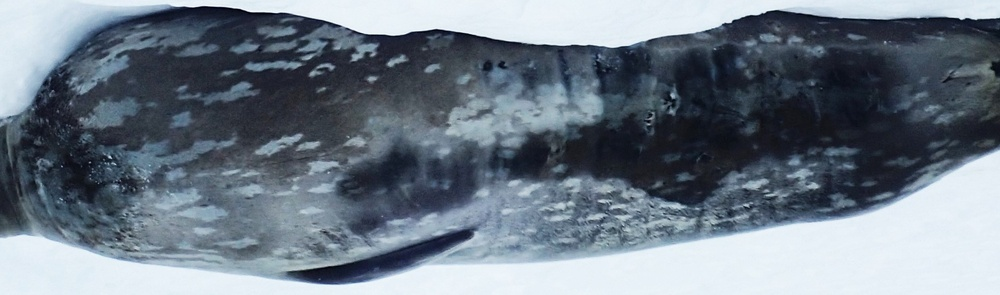
#> input picture images/test1.jpg, 1000 x 295 px, shrunk from 2521 x 744 before the run
$ python -i back_extract.py   (imports and definitions only)
#> lines starting #> are read from the running program, lines starting #| are printed output that depends on the picture; after the words box and inside, x2 and y2 are one past the last pixel; in counts of white or black regions, pixels touching at a corner belong together
### gamma_adjust.py
# -*- coding: utf-8 -*-
"""
Created on Tue Jul 19 11:42:09 2016

@author: Starship

Gamma correction function (written by someone else).

gamma(image, gamma)

image : the image path or object
gamma : a value from 0-5
"""

import numpy as np
#gamma correction function (from http://stackoverflow.com/questions/11211260/gamma-correction-power-law-transformation)

def gamma(image,gamma = 0.5):
    img_float = np.float32(image)
    max_pixel = np.max(img_float)
    #image pixel normalisation
    img_normalised = img_float/max_pixel
    #gamma correction exponent calulated
    gamma_corr = np.log(img_normalised)*gamma
    #gamma correction being applied
    gamma_corrected = np.exp(gamma_corr)*255.0
    #conversion to unsigned int 8 bit
    gamma_corrected = np.uint8(gamma_corrected)
    return gamma_corrected

### back_extract.py
# -*- coding: utf-8 -*-

"""
Created on Mon Jul 21 2016
@author: Alex Borowicz & Bento Gonçalves

    Attempts to find the background and turn it black. Equalizes the histogram,
    boosts gamma way up to 15 such that the only contour is the seal (usually),
    finds that contour, builds a filled polygon from the point, and then
    multiplies the (inverted) boolean values by the original image such that
    the background (black, 0) turns all corresponding background pixels in the
    original black as well.

    Then runs grabCut, a foreground extractor which is generally better but
    misses small pieces (that would certainly be segmented in findContour)
    which are smoothed out by the blunt axe of the rest of back_extract

    Requires: cv2, numpy as np, gamma_adjust (local tool on git)
"""
import cv2
import numpy as np
from gamma_adjust import gamma

# [1 line not run here, left out]

def back_extract (img):

    gray_img = cv2.cvtColor(img, cv2.COLOR_BGR2GRAY)
    trash = gray_img[:].copy()
    eq_img = cv2.equalizeHist(src=gray_img, dst=trash)
    gammed = gamma(eq_img, gamma=15)
    blur = gammed
    cv2.GaussianBlur(src=gammed, dst=blur, ksize=(35,35), sigmaX=0, sigmaY=0 )
    cont = cv2.findContours(blur, cv2.RETR_EXTERNAL,
           cv2.CHAIN_APPROX_SIMPLE)[-2]
    areaArray = []
    for i, c in enumerate(cont):
        area = cv2.contourArea(c)
        areaArray.append(area)
    sorteddata = sorted(zip(areaArray, cont), key = lambda x: x[0],
                        reverse=True)
    largest1 = sorteddata[0][1]
    points1 = np.array([point[0] for point in largest1])
    points2 = [0,0]
    if len(sorteddata) > 1 : #Some images don't have 2 segments
        largest2 = sorteddata[1][1]
        points2 = np.array([point[0] for point in largest2])
    else: largest2 = np.asarray((0,0))
    blank = np.zeros(shape = gray_img.shape)
    if len(points2) > 2 : #If there're two segments
        filled = cv2.fillPoly(blank, [points1, points2], 1)
    else:
        filled = cv2.fillPoly(blank, [points1], 1)
    boole = ~np.bool8(filled) #inverts so background is 0
    boole = np.uint8(boole)
    masked = gray_img*boole
        ######## Secondary: GrabCut

    mask = np.zeros(img.shape[:2],np.uint8)

    bgdModel = np.zeros((1,65),np.float64)
    fgdModel = np.zeros((1,65),np.float64)

    rect = (0,0,img.shape[1]-1, len(img)-1)

    cv2.grabCut(img,mask,rect,bgdModel,fgdModel,2,cv2.GC_INIT_WITH_RECT)
    mask2 = np.where((mask==2)|(mask==0),0,1).astype('uint8')
    masked2 = img*mask2[:,:,np.newaxis]
    masked2 = cv2.cvtColor(masked2, cv2.COLOR_BGR2GRAY)
    masked = masked2*boole

    # Find how much white there is. Integrates into inversion decision later
    how_mask = masked.size - np.count_nonzero(masked)

    cv2.imshow("masked img", masked)
    cv2.waitKey(0)
    cv2.destroyAllWindows()
    return masked, how_mask

>>> import cv2
>>> picture = cv2.imread('images/test1.jpg')
#> picture is the input picture: shape (295, 1000, 3); mean B, G, R 134.1, 122.2, 110.8
>>> result = back_extract(picture)
#> in back_extract, `eq_img = cv2.equalizeHist(src=gray_img, dst=trash)`:
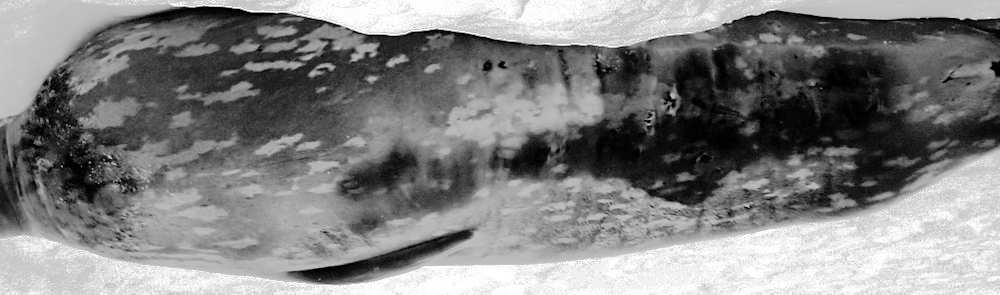
#> eq_img: shape (295, 1000); min 0, max 255, mean 128.9
#> in gamma, `max_pixel = np.max(img_float)`: max_pixel = 255
#> in gamma, `gamma_corr = np.log(img_normalised)*gamma`:
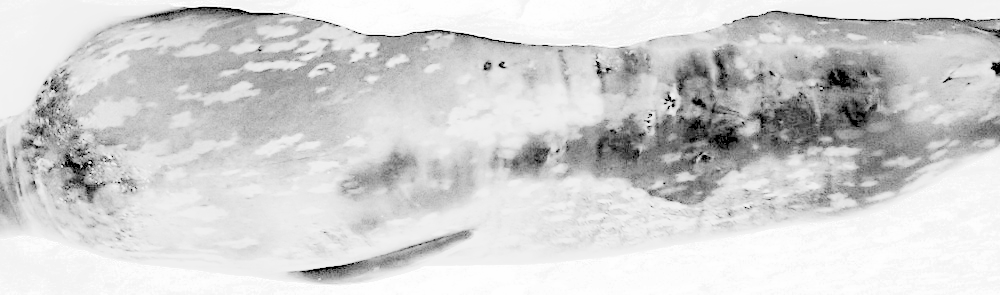
#> gamma_corr: shape (295, 1000) float32; 0.18% of the values are NaN or infinite; the others: min -83.12, max 0, mean -14.53; drawn with min black, max white, NaN and infinite black
#> in gamma, `gamma_corrected = np.exp(gamma_corr)*255.0`:
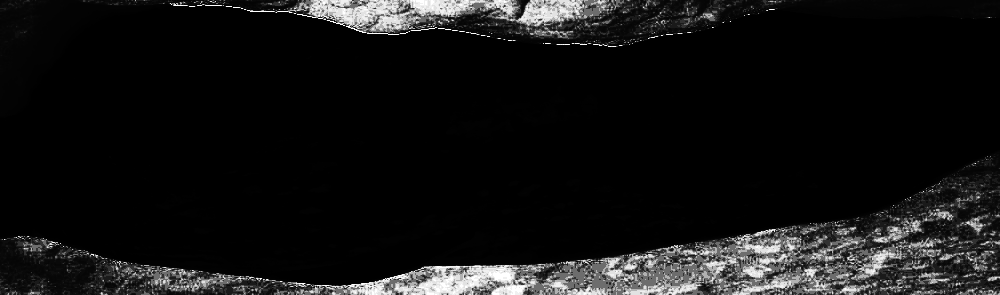
#> gamma_corrected: shape (295, 1000) float32; min 0, max 255, mean 20
#> in back_extract, `cv2.GaussianBlur(src=gammed, dst=blur, ksize=(35,35), sigmaX=0, sigmaY..`:
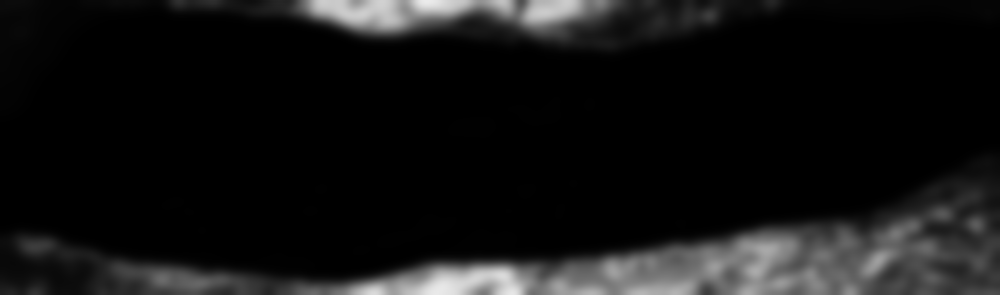
#> blur: shape (295, 1000); min 0, max 235, mean 19.8
#> in back_extract, `cont = cv2.findContours(blur, cv2.RETR_EXTERNAL, cv2.CHAIN_APPROX_SIMP..`: cont = 16 contours, 1 with area under 20; largest, box (x1, y1, x2, y2) and area: (0, 144, 1000, 295) 62772, (0, 0, 1000, 122) 38190, (377, 214, 457, 248) 1086, (508, 97, 561, 126) 780, (448, 117, 496, 138) 762
#> the loop in back_extract, `for i, c in enumerate(cont):` made 16 passes
#> area on passes 1, 2, 3, 5, 6, 7, 8, 9, 10, 11, 12, 13: 112.5, 34, 1086.5, 42, 96.5, 98.5, 180, 195.5, 80, 39, 62771.5, 762
#> after the loop in back_extract, `for i, c in enumerate(cont):`: areaArray = [112.5, 34, 1086.5, 14, 42, 96.5, 98.5, 180, 195.5, 80, 39, 62771.5, 762, 96, 779.5, 38189.5]
#> in back_extract, `sorteddata = sorted(zip(areaArray, cont), key = lambda x: x[0], revers..`: sorteddata = 16 items
#> in back_extract, `largest1 = sorteddata[0][1]`: largest1 = contour of 441 points, box (x1, y1, x2, y2) (0, 144, 1000, 295), area 62772
#> in back_extract, `points1 = np.array([point[0] for point in largest1])`: points1 = 441 pairs, first value 0 to 999, second value 144 to 294
#> in back_extract, `largest2 = sorteddata[1][1]`: largest2 = contour of 338 points, box (x1, y1, x2, y2) (0, 0, 1000, 122), area 38190
#> in back_extract, `points2 = np.array([point[0] for point in largest2])`: points2 = 338 pairs, first value 0 to 999, second value 0 to 121
#> in back_extract, `filled = cv2.fillPoly(blank, [points1, points2], 1)`:
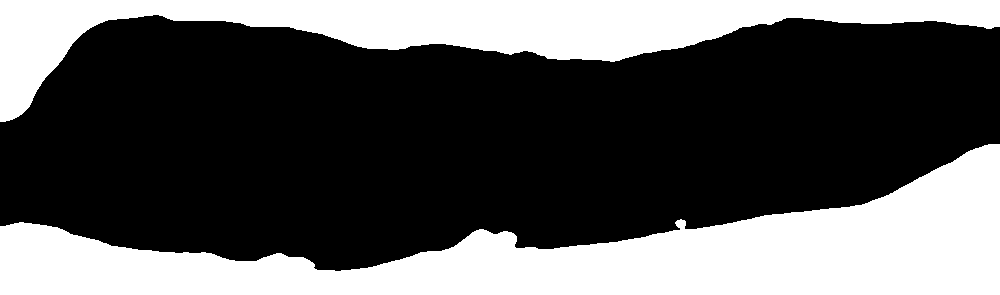
#> filled: shape (295, 1000) float64; values 0 (black) and 1 (white), 35% white; 2 white regions, box (x1, y1, x2, y2) and area: (0, 144, 1000, 295) 63899, (0, 0, 1000, 122) 39273
#> in back_extract, `masked = gray_img*boole`:
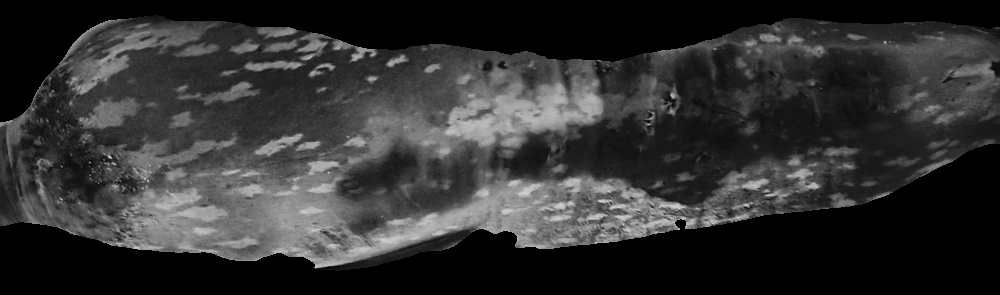
#> masked: shape (295, 1000); min 0, max 216, mean 49.2
#> in back_extract, `rect = (0,0,img.shape[1]-1, len(img)-1)`: rect = (0, 0, 999, 294)
#> in back_extract, `masked2 = cv2.cvtColor(masked2, cv2.COLOR_BGR2GRAY)`:
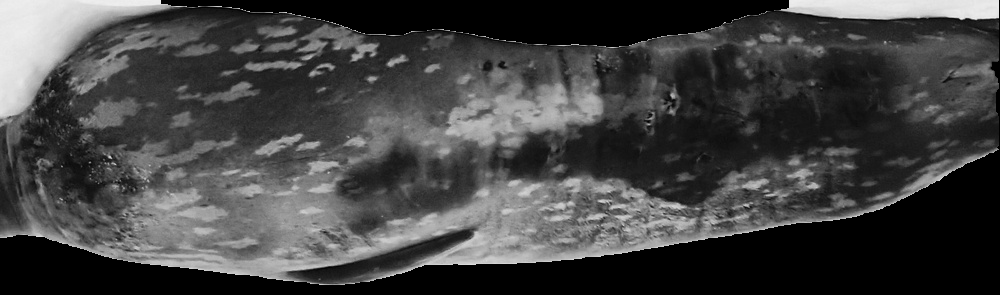
#> masked2: shape (295, 1000); min 0, max 240, mean 66.8
#> in back_extract, `how_mask = masked.size - np.count_nonzero(masked)`: how_mask = 103453

$ run again, on images/test0.jpg
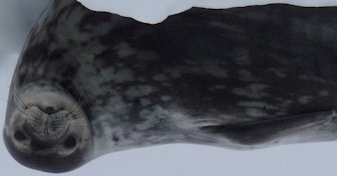
#> input picture images/test0.jpg, 337 x 176 px
#> picture is the input picture: shape (176, 337, 3); mean B, G, R 84.5, 76.9, 74.8
#> max_pixel = 255
#> cont = 3 contours, 1 with area under 20; largest, box (x1, y1, x2, y2) and area: (0, 0, 337, 176) 19004, (71, 0, 337, 35) 5106
#> the loop in back_extract, `for i, c in enumerate(cont):` made 3 passes
#> area on passes 2 to 3: 5106, 19004.5
#> after the loop in back_extract, `for i, c in enumerate(cont):`: areaArray = [12.5, 5106, 19004.5]
#> sorteddata = 3 items
#> largest1 = contour of 254 points, box (x1, y1, x2, y2) (0, 0, 337, 176), area 19004
#> points1 = 254 pairs, first value 0 to 336, second value 0 to 175
#> largest2 = contour of 111 points, box (x1, y1, x2, y2) (71, 0, 337, 35), area 5106
#> points2 = 111 pairs, first value 71 to 336, second value 0 to 34
#> in back_extract, `filled = cv2.fillPoly(blank, [points1, points2], 1)`:
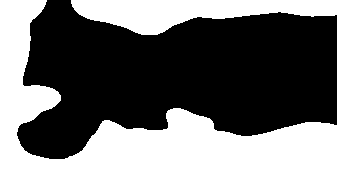
#> filled: shape (176, 337) float64; values 0 (black) and 1 (white), 42.1% white; 2 white regions, box (x1, y1, x2, y2) and area: (0, 0, 337, 176) 19579, (71, 0, 337, 35) 5382
#> rect = (0, 0, 336, 175)
#> in back_extract, `masked2 = img*mask2[:,:,np.newaxis]`:
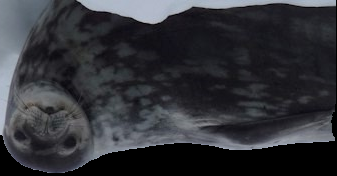
#> masked2: shape (176, 337, 3); mean B, G, R 56.4, 51.1, 50
#> how_mask = 25129

$ run again, on images/test11.jpg
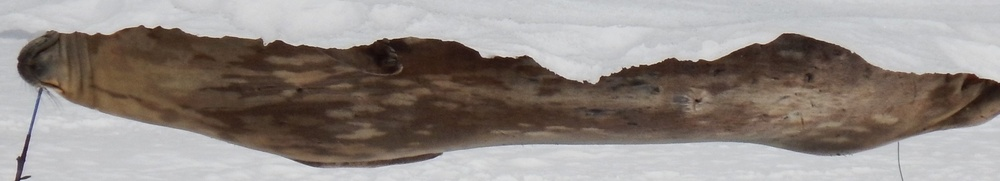
#> input picture images/test11.jpg, 1000 x 181 px, shrunk from 2643 x 478 before the run
#> picture is the input picture: shape (181, 1000, 3); mean B, G, R 132.1, 137.1, 145.7
#> max_pixel = 255
#> cont = 2 contours; box (x1, y1, x2, y2) and area: (0, 0, 1000, 94) 56274, (0, 98, 1000, 181) 48506
#> the loop in back_extract, `for i, c in enumerate(cont):` made 2 passes
#> area on passes 1 to 2: 48506.5, 56273.5
#> after the loop in back_extract, `for i, c in enumerate(cont):`: areaArray = [48506.5, 56273.5]
#> sorteddata = 2 items
#> largest1 = contour of 495 points, box (x1, y1, x2, y2) (0, 0, 1000, 94), area 56274
#> points1 = 495 pairs, first value 0 to 999, second value 0 to 93
#> largest2 = contour of 367 points, box (x1, y1, x2, y2) (0, 98, 1000, 181), area 48506
#> points2 = 367 pairs, first value 0 to 999, second value 98 to 180
#> in back_extract, `filled = cv2.fillPoly(blank, [points1, points2], 1)`:
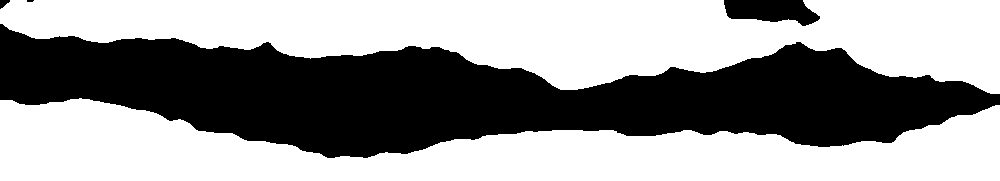
#> filled: shape (181, 1000) float64; values 0 (black) and 1 (white), 59.1% white; 4 black regions (1 under 20 px), largest, box (x1, y1, x2, y2) and area: (0, 24, 1000, 158) 72212, (724, 0, 820, 26) 1779, (0, 0, 10, 9) 55
#> rect = (0, 0, 999, 180)
#> in back_extract, `masked = masked2*boole`:
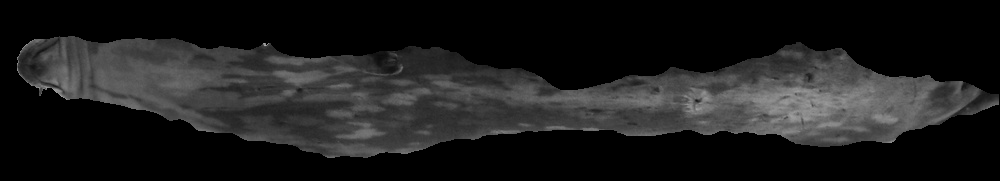
#> masked: shape (181, 1000); min 0, max 176, mean 28.7
#> how_mask = 111001
